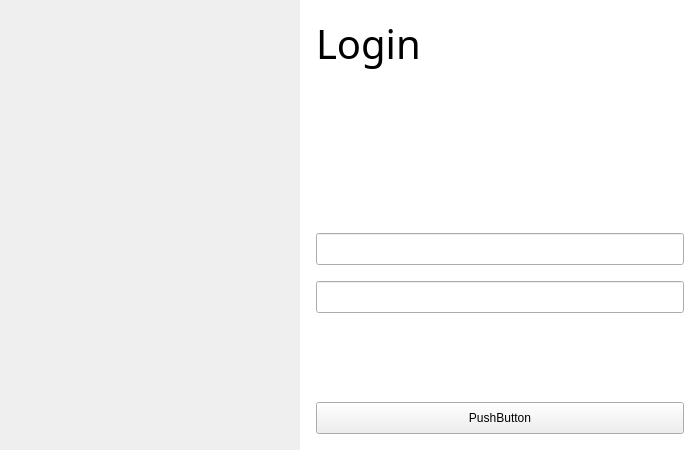
<?xml version="1.0" encoding="UTF-8"?>
<ui version="4.0">
 <class>mainLauncher</class>
 <widget class="QMainWindow" name="mainLauncher">
  <property name="geometry">
   <rect>
    <x>0</x>
    <y>0</y>
    <width>700</width>
    <height>450</height>
   </rect>
  </property>
  <property name="minimumSize">
   <size>
    <width>700</width>
    <height>450</height>
   </size>
  </property>
  <property name="maximumSize">
   <size>
    <width>700</width>
    <height>450</height>
   </size>
  </property>
  <property name="windowTitle">
   <string>mainLauncher</string>
  </property>
  <widget class="QWidget" name="centralwidget">
   <property name="styleSheet">
    <string notr="true"/>
   </property>
   <layout class="QHBoxLayout" name="horizontalLayout">
    <property name="spacing">
     <number>0</number>
    </property>
    <property name="leftMargin">
     <number>0</number>
    </property>
    <property name="topMargin">
     <number>0</number>
    </property>
    <property name="rightMargin">
     <number>0</number>
    </property>
    <property name="bottomMargin">
     <number>0</number>
    </property>
    <item>
     <widget class="QWidget" name="image_login" native="true">
      <property name="minimumSize">
       <size>
        <width>300</width>
        <height>450</height>
       </size>
      </property>
      <property name="maximumSize">
       <size>
        <width>300</width>
        <height>450</height>
       </size>
      </property>
      <property name="styleSheet">
       <string notr="true">#image_login {
	border-image: url(:/images/assets/wave_low.png);
}</string>
      </property>
     </widget>
    </item>
    <item>
     <widget class="QWidget" name="login_holder" native="true">
      <property name="styleSheet">
       <string notr="true">#login_holder{
	background-color: rgb(255, 255, 255);
}</string>
      </property>
      <layout class="QVBoxLayout" name="verticalLayout" stretch="0,2,0,0,1,0">
       <property name="spacing">
        <number>16</number>
       </property>
       <property name="leftMargin">
        <number>16</number>
       </property>
       <property name="topMargin">
        <number>16</number>
       </property>
       <property name="rightMargin">
        <number>16</number>
       </property>
       <property name="bottomMargin">
        <number>16</number>
       </property>
       <item>
        <widget class="QLabel" name="login_lab">
         <property name="font">
          <font>
           <family>Poppins</family>
           <pointsize>30</pointsize>
           <bold>false</bold>
           <strikeout>false</strikeout>
           <kerning>true</kerning>
          </font>
         </property>
         <property name="styleSheet">
          <string notr="true">color: rgb(0, 0, 0);</string>
         </property>
         <property name="text">
          <string>Login</string>
         </property>
         <property name="scaledContents">
          <bool>false</bool>
         </property>
        </widget>
       </item>
       <item>
        <spacer name="verticalSpacer">
         <property name="orientation">
          <enum>Qt::Orientation::Vertical</enum>
         </property>
         <property name="sizeHint" stdset="0">
          <size>
           <width>20</width>
           <height>40</height>
          </size>
         </property>
        </spacer>
       </item>
       <item>
        <widget class="QLineEdit" name="lineEdit">
         <property name="minimumSize">
          <size>
           <width>0</width>
           <height>32</height>
          </size>
         </property>
         <property name="maximumSize">
          <size>
           <width>16777215</width>
           <height>32</height>
          </size>
         </property>
        </widget>
       </item>
       <item>
        <widget class="QLineEdit" name="lineEdit_2">
         <property name="minimumSize">
          <size>
           <width>0</width>
           <height>32</height>
          </size>
         </property>
         <property name="maximumSize">
          <size>
           <width>16777215</width>
           <height>32</height>
          </size>
         </property>
        </widget>
       </item>
       <item>
        <spacer name="verticalSpacer_2">
         <property name="orientation">
          <enum>Qt::Orientation::Vertical</enum>
         </property>
         <property name="sizeHint" stdset="0">
          <size>
           <width>20</width>
           <height>40</height>
          </size>
         </property>
        </spacer>
       </item>
       <item>
        <widget class="QPushButton" name="pushButton">
         <property name="minimumSize">
          <size>
           <width>0</width>
           <height>32</height>
          </size>
         </property>
         <property name="maximumSize">
          <size>
           <width>16777215</width>
           <height>32</height>
          </size>
         </property>
         <property name="text">
          <string>PushButton</string>
         </property>
        </widget>
       </item>
      </layout>
     </widget>
    </item>
   </layout>
  </widget>
 </widget>
 <resources/>
 <connections/>
</ui>
